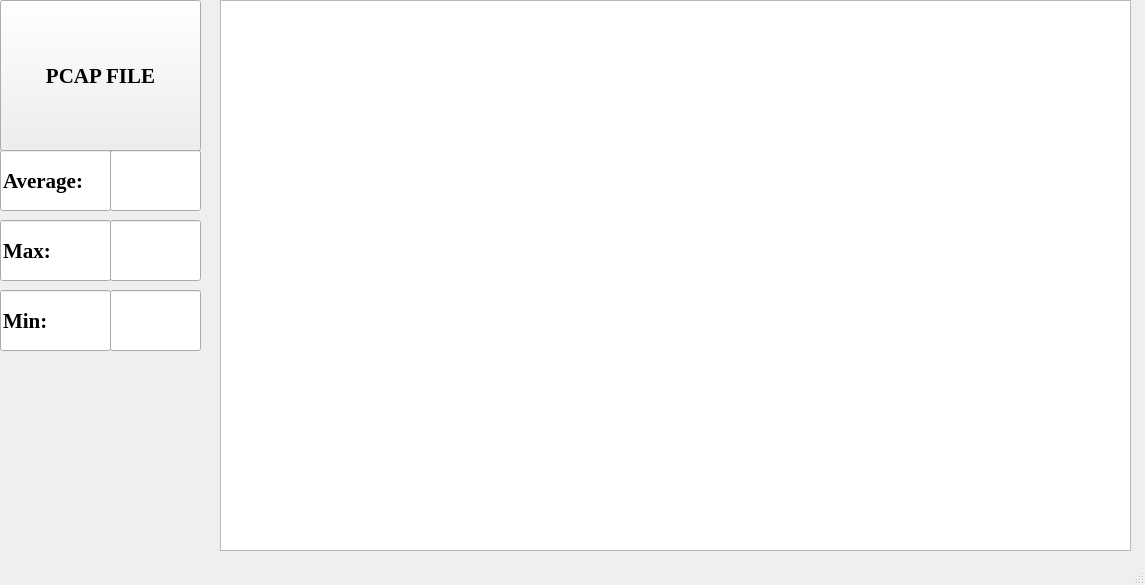
<?xml version="1.0" encoding="UTF-8"?>
<ui version="4.0">
 <class>PCAP</class>
 <widget class="QMainWindow" name="PCAP">
  <property name="geometry">
   <rect>
    <x>0</x>
    <y>0</y>
    <width>1145</width>
    <height>585</height>
   </rect>
  </property>
  <property name="font">
   <font>
    <family>Times New Roman</family>
    <pointsize>16</pointsize>
    <weight>75</weight>
    <italic>false</italic>
    <bold>true</bold>
    <underline>false</underline>
    <strikeout>false</strikeout>
   </font>
  </property>
  <property name="windowTitle">
   <string>MainWindow</string>
  </property>
  <widget class="QWidget" name="centralwidget">
   <widget class="QPushButton" name="pushButton">
    <property name="enabled">
     <bool>true</bool>
    </property>
    <property name="geometry">
     <rect>
      <x>0</x>
      <y>0</y>
      <width>201</width>
      <height>151</height>
     </rect>
    </property>
    <property name="font">
     <font>
      <family>Times New Roman</family>
     </font>
    </property>
    <property name="text">
     <string>PCAP FILE</string>
    </property>
   </widget>
   <widget class="QLineEdit" name="lineEdit_2">
    <property name="geometry">
     <rect>
      <x>0</x>
      <y>150</y>
      <width>111</width>
      <height>61</height>
     </rect>
    </property>
    <property name="font">
     <font>
      <family>Times New Roman</family>
     </font>
    </property>
    <property name="toolTip">
     <string>&lt;html&gt;&lt;head/&gt;&lt;body&gt;&lt;p&gt;&lt;br/&gt;&lt;/p&gt;&lt;/body&gt;&lt;/html&gt;</string>
    </property>
    <property name="text">
     <string>Average:</string>
    </property>
   </widget>
   <widget class="QLineEdit" name="lineEdit_3">
    <property name="geometry">
     <rect>
      <x>0</x>
      <y>220</y>
      <width>111</width>
      <height>61</height>
     </rect>
    </property>
    <property name="font">
     <font>
      <family>Times New Roman</family>
     </font>
    </property>
    <property name="text">
     <string>Max:</string>
    </property>
   </widget>
   <widget class="QLineEdit" name="lineEdit">
    <property name="geometry">
     <rect>
      <x>0</x>
      <y>290</y>
      <width>111</width>
      <height>61</height>
     </rect>
    </property>
    <property name="font">
     <font>
      <family>Times New Roman</family>
     </font>
    </property>
    <property name="text">
     <string>Min:</string>
    </property>
   </widget>
   <widget class="QLineEdit" name="lineEdit_5">
    <property name="geometry">
     <rect>
      <x>110</x>
      <y>150</y>
      <width>91</width>
      <height>61</height>
     </rect>
    </property>
    <property name="font">
     <font>
      <family>Times New Roman</family>
     </font>
    </property>
   </widget>
   <widget class="QLineEdit" name="lineEdit_6">
    <property name="geometry">
     <rect>
      <x>110</x>
      <y>220</y>
      <width>91</width>
      <height>61</height>
     </rect>
    </property>
    <property name="font">
     <font>
      <family>Times New Roman</family>
     </font>
    </property>
   </widget>
   <widget class="QLineEdit" name="lineEdit_7">
    <property name="geometry">
     <rect>
      <x>110</x>
      <y>290</y>
      <width>91</width>
      <height>61</height>
     </rect>
    </property>
    <property name="font">
     <font>
      <family>Times New Roman</family>
     </font>
    </property>
   </widget>
   <widget class="QTextEdit" name="textEdit">
    <property name="geometry">
     <rect>
      <x>220</x>
      <y>0</y>
      <width>911</width>
      <height>551</height>
     </rect>
    </property>
    <property name="font">
     <font>
      <pointsize>12</pointsize>
     </font>
    </property>
   </widget>
  </widget>
  <widget class="QStatusBar" name="statusbar"/>
  <action name="PCAPOPEN">
   <property name="text">
    <string>PCAPOPEN</string>
   </property>
   <property name="toolTip">
    <string>PCAPOPEN</string>
   </property>
  </action>
 </widget>
 <resources/>
 <connections/>
</ui>
